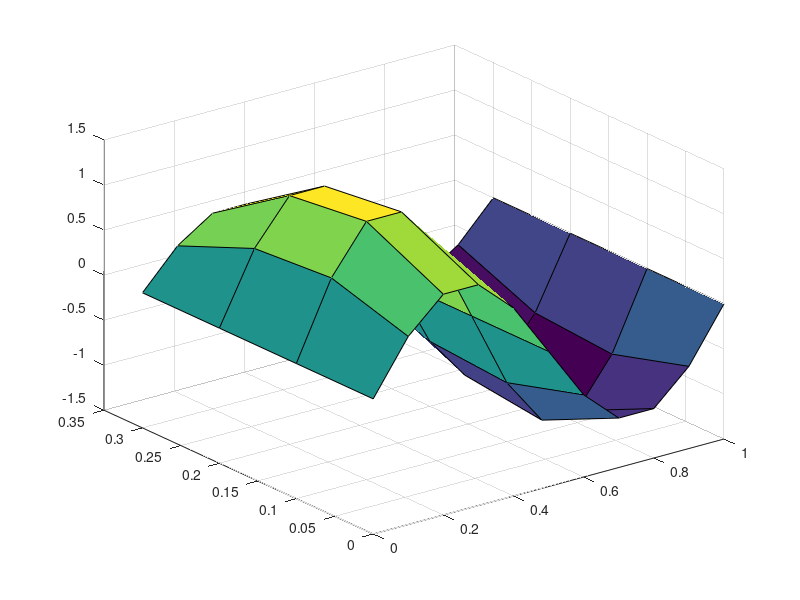
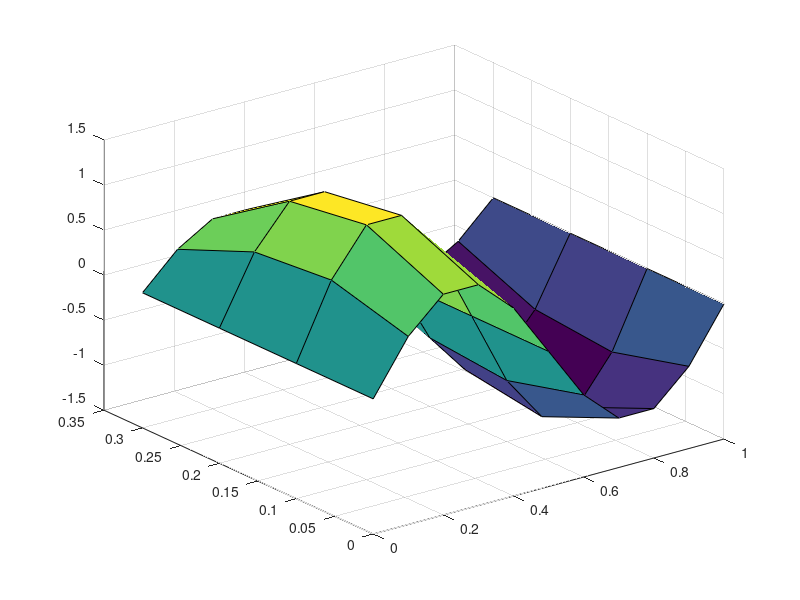
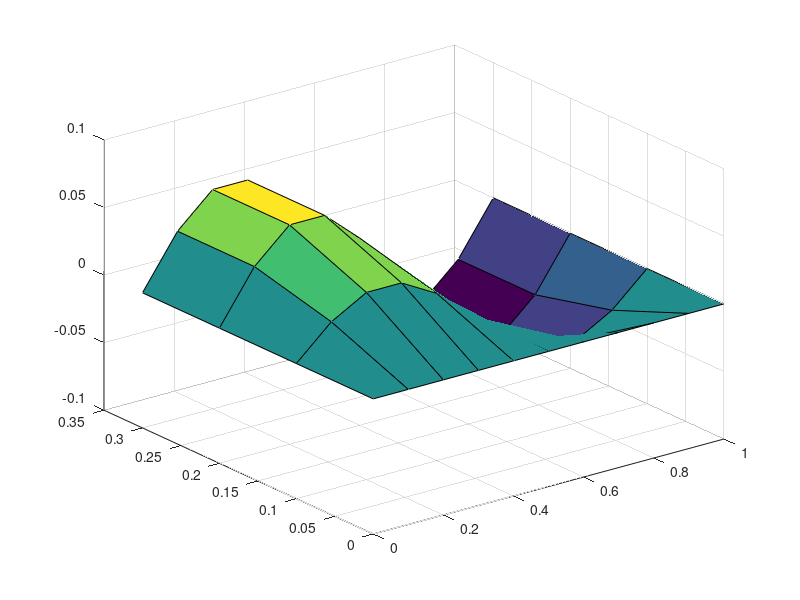

Reproduce these figures in MATLAB, in order.
clear
clc

a = 0;
b = 1;
alpha = 1;
Tmax = 0.3;
m = 10;
N = 3;
h = (b-a)/m;
k = Tmax/N;
lambda = k*alpha/h;

f = @(x) sin(2*pi*x);
g = @(x) 2*pi*sin(2*pi*x);

U = zeros(N+1,m+1);
x = a:h:b;
t = 0:k:Tmax;
U(1,:) = f(x);
U(:,1) = 0;
U(:,m+1) = 0;
for i = 1:m-1
U(2,i+1) = (1-lambda^2)*f((i)*h) + (lambda^2/2)*(f((i+1)*h) + f((i-1)*h)) +k*g((i)*h);
end

for j = 2:N
   for i = 2:m
      
       U(j+1,i) = 2*(1-lambda^2)*U(j,i) + lambda^2*(U(j,i+1)+U(j,i-1)) - U(j-1,i);
       
   end
end


[X,T] = meshgrid(x,t);
Exact = sin(2*pi*X).*(cos(2*pi*T) + sin(2*pi*T));
figure(1)
surf(X,T,U)
figure(2)
surf(X,T,Exact)

error = U- Exact
figure(3)
surf(X,T,error)
